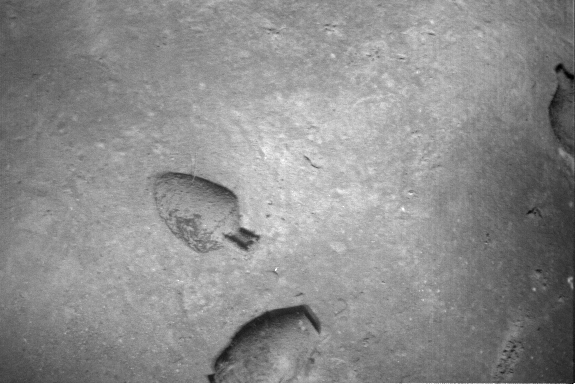
#> input picture HW3/6Images/1.tif, 576 x 384 px, found by its file name
$ jupyter execute --allow-errors hw3.ipynb
#> lines starting #> are read from the running program, lines starting #| are printed output that depends on the picture
In this assignment, we will attempt to stitch a series of low contrast images by optimizing our image registration steps. We will be using SIFT and a Flann matcher to conduct the registration and then optimize the findings using GTSAM.

[cell 1]
import cv2
import numpy as np
import matplotlib.pyplot as plt
import statistics as stat
from math import ceil
from skimage.measure import ransac
from skimage.transform import ProjectiveTransform, AffineTransform
from scipy.optimize import least_squares
import gtsam
import itertools
import gtsam.utils.plot

First we will read in all the images.

[cell 2]
img1 = cv2.imread('6images/1.tif')
#> img1 is the input picture: shape (384, 576, 3); min 0, max 255, mean 140.8
img1 = cv2.cvtColor(img1, cv2.COLOR_BGR2RGB)
img2 = cv2.imread('6images/2.tif')
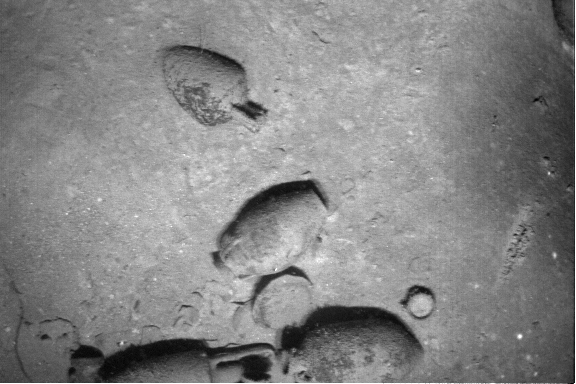
#> input picture HW3/6Images/2.tif, 576 x 384 px, found by its file name
#> img2 is the input picture: shape (384, 576, 3); min 0, max 255, mean 132.6
img2 = cv2.cvtColor(img2, cv2.COLOR_BGR2RGB)
img3 = cv2.imread('6images/3.tif')
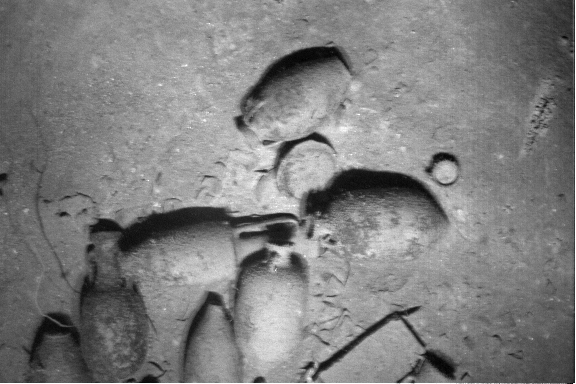
#> input picture HW3/6Images/3.tif, 576 x 384 px, found by its file name
#> img3 is the input picture: shape (384, 576, 3); min 0, max 255, mean 126.9
img3 = cv2.cvtColor(img3, cv2.COLOR_BGR2RGB)
img4 = cv2.imread('6images/4.tif')
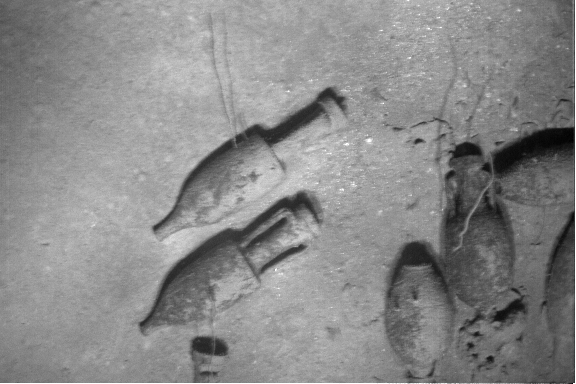
#> input picture HW3/6Images/4.tif, 576 x 384 px, found by its file name
#> img4 is the input picture: shape (384, 576, 3); min 0, max 255, mean 137
img4 = cv2.cvtColor(img4, cv2.COLOR_BGR2RGB)
img5 = cv2.imread('6images/5.tif')
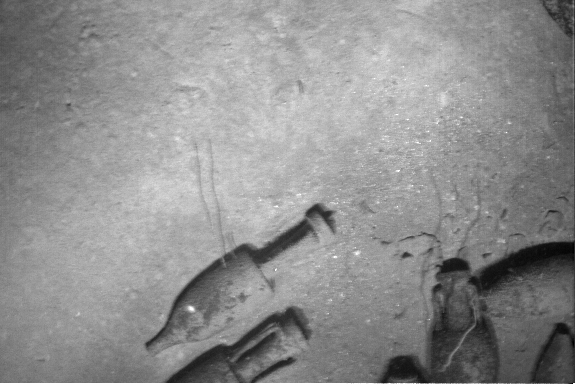
#> input picture HW3/6Images/5.tif, 576 x 384 px, found by its file name
#> img5 is the input picture: shape (384, 576, 3); min 0, max 255, mean 142
img5 = cv2.cvtColor(img5, cv2.COLOR_BGR2RGB)
img6 = cv2.imread('6images/6.tif')
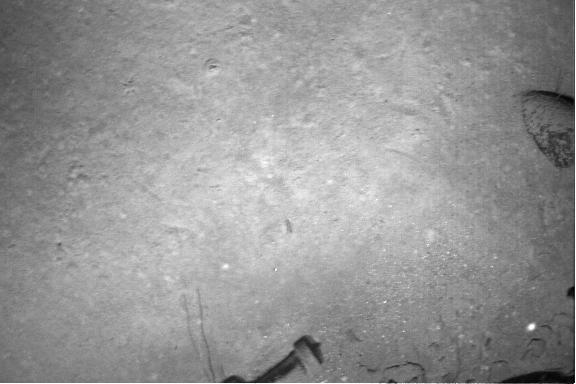
#> input picture HW3/6Images/6.tif, 576 x 384 px, found by its file name
#> img6 is the input picture: shape (384, 576, 3); min 0, max 255, mean 149.7
img6 = cv2.cvtColor(img6, cv2.COLOR_BGR2RGB)

plt.imshow(img1)
plt.show()

imgs = [img1, img2, img3, img4, img5, img6]

We will now normalize each image using minmax.

[cell 3]
# Normalize images
height, width, channels = img1.shape
#> height = 384; width = 576; channels = 3
norms_img = np.zeros([height, width])
norm_imgs = imgs
#> norm_imgs = 6 items
for i in range(len(imgs)):
   norm_imgs[i] = cv2.normalize(imgs[i], norms_img, 0, 255, cv2.NORM_MINMAX)
#> this loop made 6 passes

plt.imshow(imgs[0])
plt.show()

[cell 4]
# Define which method to use to compute features and keypoints
def get_descriptor(img, method=None):
#> called with method = 'sift'
    if method == 'sift':
        descriptor = cv2.SIFT_create(nfeatures=4000, nOctaveLayers=12, contrastThreshold=0.025, sigma=1.5)
    elif method == 'orb':
        descriptor = cv2.ORB_create()

    (keypoints, features) = descriptor.detectAndCompute(img, None)
#> keypoints = 4001 keypoints; strongest (x, y, size): (316, 137, 8.1), (286, 148, 10.7), (318, 202, 20.8), (286, 149, 13.6)
    return keypoints, features

We find all the keypoints and features for each image.

[cell 5]
kps_img3, feat_img3 = get_descriptor(imgs[2], method='sift')
#> kps_img3 has the same summary as keypoints in get_descriptor
kps_img2, feat_img2 = get_descriptor(imgs[1], method='sift')
#> in get_descriptor (call 2), `(keypoints, features) = descriptor.detectAndCompute(img, None)`: keypoints = 4000 keypoints; strongest (x, y, size): (520, 336, 3.7), (549, 173, 1.9), (252, 110, 15), (292, 270, 8.8)
#> kps_img2 has the same summary as keypoints in get_descriptor
kps_img4, feat_img4 = get_descriptor(imgs[3], method='sift')
#> in get_descriptor (call 3), `(keypoints, features) = descriptor.detectAndCompute(img, None)`: keypoints = 4000 keypoints; strongest (x, y, size): (418, 141, 4.4), (300, 203, 18.5), (410, 58, 1.7), (204, 346, 16.6)
#> kps_img4 has the same summary as keypoints in get_descriptor
kps_img1, feat_img1 = get_descriptor(imgs[0], method='sift')
#> in get_descriptor (call 4), `(keypoints, features) = descriptor.detectAndCompute(img, None)`: keypoints = 4000 keypoints; strongest (x, y, size): (276, 270, 1.7), (244, 239, 16.8), (211, 378, 5.2), (243, 231, 5.5)
#> kps_img1 has the same summary as keypoints in get_descriptor
kps_img5, feat_img5 = get_descriptor(imgs[4], method='sift')
#> in get_descriptor (call 5), `(keypoints, features) = descriptor.detectAndCompute(img, None)`: keypoints = 4001 keypoints; strongest (x, y, size): (191, 308, 4.4), (276, 270, 1.6), (406, 255, 4.7), (398, 171, 1.8)
#> kps_img5 has the same summary as keypoints in get_descriptor
kps_img6, feat_img6 = get_descriptor(imgs[5], method='sift')
#> in get_descriptor (call 6), `(keypoints, features) = descriptor.detectAndCompute(img, None)`: keypoints = 4000 keypoints; strongest (x, y, size): (531, 327, 5), (385, 302, 1.7), (276, 270, 1.6), (391, 381, 2.6)
#> kps_img6 has the same summary as keypoints in get_descriptor

kps = [kps_img1, kps_img2, kps_img3, kps_img4, kps_img5, kps_img6]
feat = [feat_img1, feat_img2, feat_img3, feat_img4, feat_img5, feat_img6]

fig, (ax1,ax2) = plt.subplots(1, 2, figsize=(20,8))
ax1.imshow(cv2.drawKeypoints(img3, kps_img3, None, color=(0,255,0)))
ax2.imshow(cv2.drawKeypoints(img2, kps_img2, None, color=(0,255,0)))
plt.show()
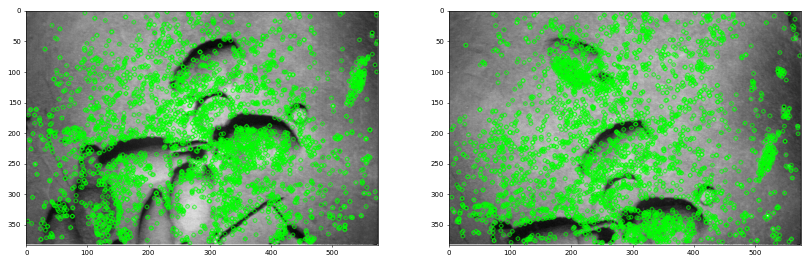
#> figure drawn by matplotlib, 2 panels

[cell 6]
print(len(kps_img6))
#| 4000

Now we define our function to obtain all of our matches and keypoints given the images. This way we can perform image registartion on any set of images like between 2-5 and 3-6.

[cell 7]
def match_keypoints(image_one, image_two, show_result = False):

#> called with show_result = True
    kps_img_one, feat_img_one = get_descriptor(image_one, 'sift') # getting keypoints, and descriptors for source img
#> in get_descriptor (call 7), `(keypoints, features) = descriptor.detectAndCompute(img, None)`: keypoints = 4000 keypoints; strongest (x, y, size): (520, 336, 3.7), (549, 173, 1.9), (252, 110, 15), (292, 270, 8.8)
#> kps_img_one has the same summary as keypoints in get_descriptor
    kps_img_two, feat_img_two = get_descriptor(image_two, 'sift') # getting keypoints, and descriptors for destn img
#> in get_descriptor (call 8), `(keypoints, features) = descriptor.detectAndCompute(img, None)`: keypoints = 4000 keypoints; strongest (x, y, size): (531, 327, 5), (385, 302, 1.7), (276, 270, 1.6), (391, 381, 2.6)
#> kps_img_two has the same summary as keypoints in get_descriptor

    # Flann based matcher
    FLAN_INDEX_KDTREE = 0
    index_params = dict(algorithm = FLAN_INDEX_KDTREE, trees=5)
    search_params = dict(checks=50)
    flann = cv2.FlannBasedMatcher(index_params, search_params)

    matches = flann.knnMatch(feat_img_one, feat_img_two,k=2)
#> matches = 4000 matches

    img_one_pts = []
    img_two_pts = []
    good = []

    # Use Lowe's ratio test and append the points that qualify
    for m,n in matches:
        if m.distance < 0.7*n.distance:
            good.append([m])
            img_one_pts.append(kps_img_one[m.queryIdx].pt)
            img_two_pts.append(kps_img_two[m.trainIdx].pt)
#> after the loop, good = 46 matches; img_one_pts = 46 pairs, first value 4.76 to 424.7, second value 49.72 to 343.4; img_two_pts = 46 pairs, first value 326.6 to 567.5, second value 97.42 to 373.9

    if show_result:
        img3 = cv2.drawMatchesKnn(image_one,kps_img_one,image_two,kps_img_two, good[:50], None,
                              matchColor=(0, 255, 0), matchesMask=None,
                              singlePointColor=(255, 0, 0), flags=0)
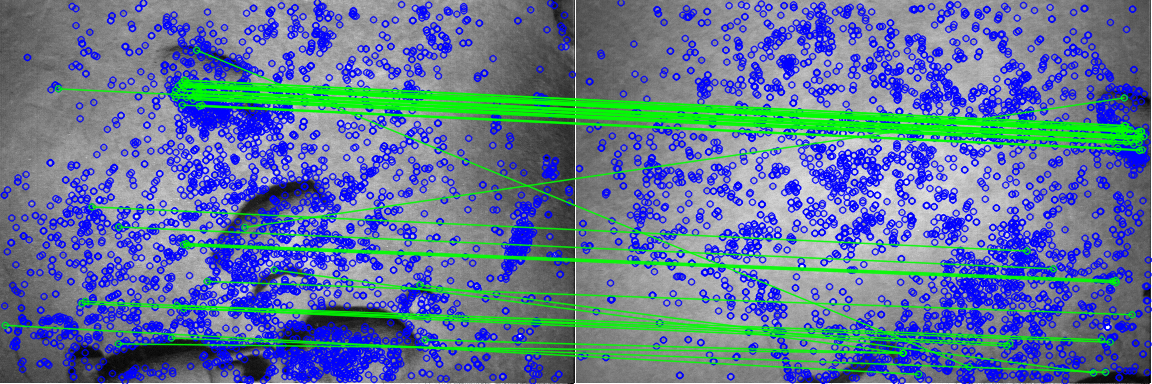
#> img3: shape (384, 1152, 3); mean of channels 0, 1, 2 151.8, 118.9, 96.7; drawn as B, G, R
        plt.figure(figsize=(20,8))
        plt.imshow(img3)
        plt.show()

    return np.array(img_one_pts), np.array(img_two_pts)

[cell 8]
matches = match_keypoints(imgs[1], imgs[5], show_result=True) # Matched points betwen image 2 and image 5
#> matches = 2 point arrays, longest 46 points
